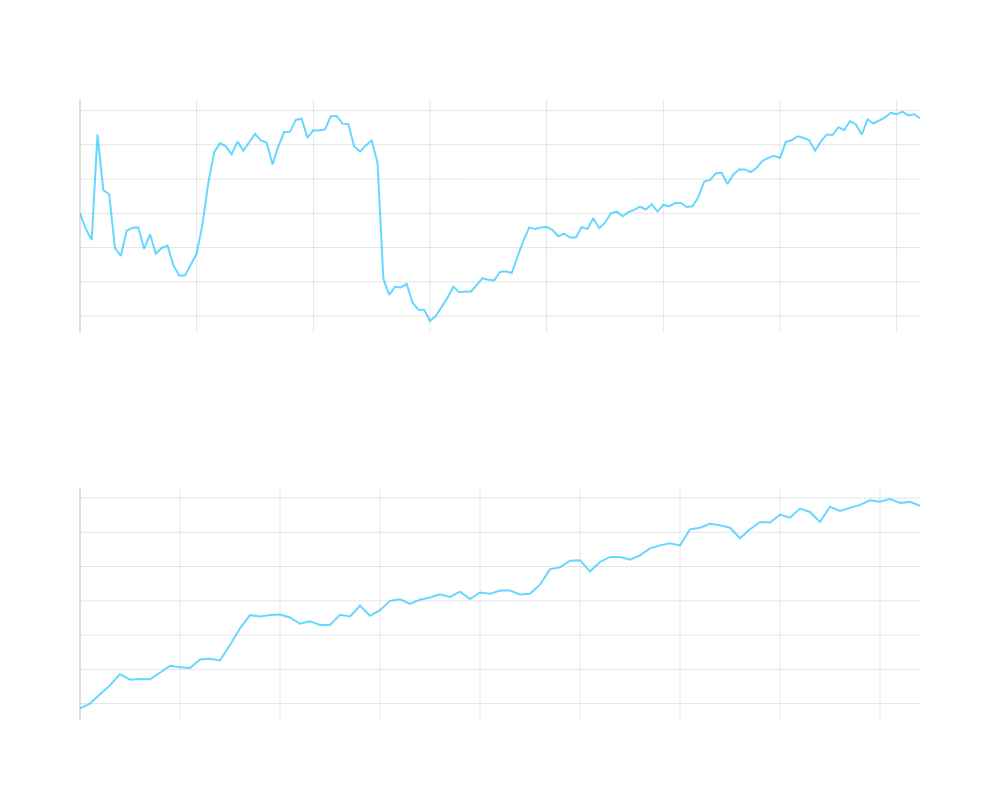

Source (notebook cell):
### Markdown cell above
#####  My Year-To-Date (YTD) Algorithmic and Discretionary Trading P/L 2025

<u>This Excludes Crypto and Long-Term Investments</u>

- I trade in a discretionary and algorithmic capacity with Interactive Brokers

- I've rebased my portfolio to the notional value at the start of 2025 and put it in terms of $100,000

### Code cell
import pandas as pd
import numpy as np
import plotly.graph_objects as go
from plotly.subplots import make_subplots

# Read and process data
df = pd.read_csv('2025_YTD_Return.csv')['Stock']

# Rebase to notional 100k to mask actual portfolio size
df = (df / df.iloc[0]) * 100000
df_after_60 = df[60:]

# Calculate metrics for both periods
def calculate_metrics(data):
    returns = data.pct_change().dropna()
    risk_free_rate = 0.05
    daily_rf = (1 + risk_free_rate)**(1/252) - 1
    
    excess_returns = returns - daily_rf
    avg_excess_return = excess_returns.mean()
    std_dev = returns.std()
    downside_returns = returns[returns < 0]
    downside_std = downside_returns.std()
    
    sharpe = (avg_excess_return / std_dev) * np.sqrt(252)
    sortino = (avg_excess_return / downside_std) * np.sqrt(252)
    
    return sharpe, sortino

sharpe_full, sortino_full = calculate_metrics(df)
sharpe_after, sortino_after = calculate_metrics(df_after_60)

# Create figure with secondary y-axis
fig = make_subplots(rows=2, cols=1,
                    subplot_titles=(f'Full Time Series<br>Sharpe: {sharpe_full:.2f} | Sortino: {sortino_full:.2f}',
                                  f'After Day 60<br>Sharpe: {sharpe_after:.2f} | Sortino: {sortino_after:.2f}'))

# Add traces
fig.add_trace(
    go.Scatter(y=df, line=dict(color='rgba(0, 191, 255, 0.6)')),
    row=1, col=1
)

fig.add_trace(
    go.Scatter(y=df_after_60, line=dict(color='rgba(0, 191, 255, 0.6)')),
    row=2, col=1
)

# Update layout
fig.update_layout(
    width=1000,
    height=800,
    showlegend=False,
    plot_bgcolor='rgba(0,0,0,0)',
    paper_bgcolor='rgba(0,0,0,0)',
    font=dict(color='white')
)

# Update axes
for i in range(1, 3):
    fig.update_xaxes(
        showgrid=True,
        gridwidth=1,
        gridcolor='rgba(128,128,128,0.2)',
        zeroline=True,
        zerolinewidth=1,
        zerolinecolor='rgba(128,128,128,0.5)',
        row=i, col=1
    )
    fig.update_yaxes(
        showgrid=True,
        gridwidth=1,
        gridcolor='rgba(128,128,128,0.2)',
        zeroline=True,
        zerolinewidth=1,
        zerolinecolor='rgba(128,128,128,0.5)',
        row=i, col=1
    )

fig.show()

### Figure 1 — Plotly figure (JSON) as saved in the notebook; plotly's stock layout.template omitted (floating-point values rounded to 4 significant figures; data arrays with more than 128 entries replaced by an {"elided": "..."} marker saying what was removed)
{"data": [{"line": {"color": "rgba(0, 191, 255, 0.6)"}, "type": "scatter", "xaxis": "x", "y": {"elided": "145 float values"}, "yaxis": "y"}, {"line": {"color": "rgba(0, 191, 255, 0.6)"}, "type": "scatter", "xaxis": "x2", "y": [68610.0, 70010.0, 72710.0, 75350.0, 78590.0, 76970.0, 77180.0, 77110.0, 79010.0, 81060.0, 80580.0, 80380.0, 82870.0, 83090.0, 82580.0, 87080.0, 91980.0, 95810.0, 95450.0, 95860.0, 95980.0, 95130.0, 93310.0, 94040.0, 92950.0, 92950.0, 95930.0, 95440.0, 98540.0, 95660.0, 97260.0, 99980.0, 100500.0, 99110.0, 100300.0, 101000.0, 101900.0, 101100.0, 102700.0, 100500.0, 102400.0, 102000.0, 103000.0, 103000.0, 101800.0, 102100.0, 104700.0, 109200.0, 109700.0, 111700.0, 111800.0, 108500.0, 111300.0, 112800.0, 112800.0, 112000.0, 113300.0, 115300.0, 116200.0, 116800.0, 116200.0, 120800.0, 121300.0, 122500.0, 122100.0, 121300.0, 118200.0, 120900.0, 123000.0, 122800.0, 125100.0, 124300.0, 126900.0, 125900.0, 123000.0, 127400.0, 126200.0, 127000.0, 128000.0, 129300.0, 128900.0, 129700.0, 128600.0, 128900.0, 127700.0], "yaxis": "y2"}], "layout": {"annotations": [{"font": {"size": 16}, "showarrow": false, "text": "Full Time Series<br>Sharpe: 0.88 | Sortino: 0.97", "x": 0.5, "xanchor": "center", "xref": "paper", "y": 1, "yanchor": "bottom", "yref": "paper"}, {"font": {"size": 16}, "showarrow": false, "text": "After Day 60<br>Sharpe: 6.28 | Sortino: 14.18", "x": 0.5, "xanchor": "center", "xref": "paper", "y": 0.375, "yanchor": "bottom", "yref": "paper"}], "font": {"color": "white"}, "height": 800, "paper_bgcolor": "rgba(0,0,0,0)", "plot_bgcolor": "rgba(0,0,0,0)", "showlegend": false, "width": 1000, "xaxis": {"anchor": "y", "domain": [0, 1], "gridcolor": "rgba(128,128,128,0.2)", "gridwidth": 1, "showgrid": true, "zeroline": true, "zerolinecolor": "rgba(128,128,128,0.5)", "zerolinewidth": 1}, "xaxis2": {"anchor": "y2", "domain": [0, 1], "gridcolor": "rgba(128,128,128,0.2)", "gridwidth": 1, "showgrid": true, "zeroline": true, "zerolinecolor": "rgba(128,128,128,0.5)", "zerolinewidth": 1}, "yaxis": {"anchor": "x", "domain": [0.625, 1], "gridcolor": "rgba(128,128,128,0.2)", "gridwidth": 1, "showgrid": true, "zeroline": true, "zerolinecolor": "rgba(128,128,128,0.5)", "zerolinewidth": 1}, "yaxis2": {"anchor": "x2", "domain": [0, 0.375], "gridcolor": "rgba(128,128,128,0.2)", "gridwidth": 1, "showgrid": true, "zeroline": true, "zerolinecolor": "rgba(128,128,128,0.5)", "zerolinewidth": 1}}}
